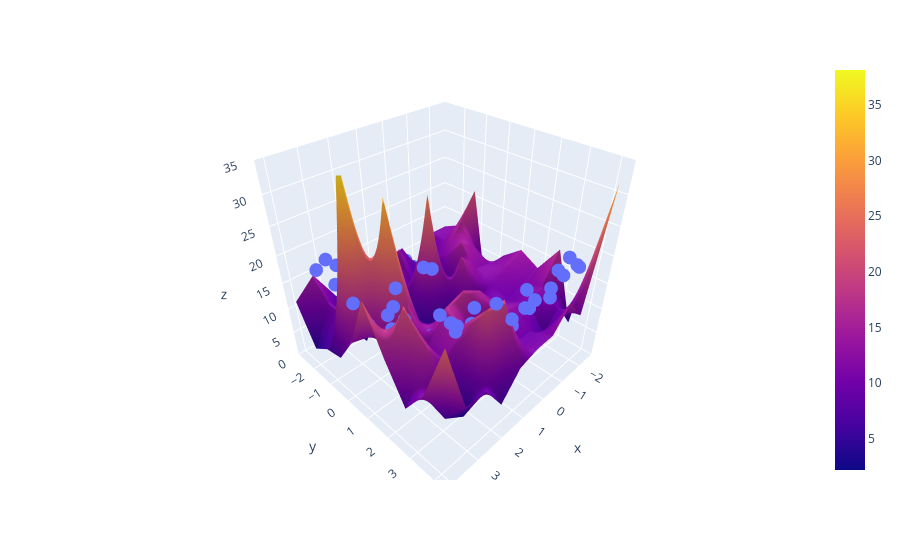

Here is the notebook cell this chart was saved with:
### Code cell
fig = px.scatter_3d(x=x1.ravel(), y=y1.ravel(), z=z.ravel())

fig.add_trace(go.Surface(x = x_input, y = y_input, z =z_final))

fig.update_layout(scene = dict(zaxis = dict(range=[0,35])))

fig.show()
